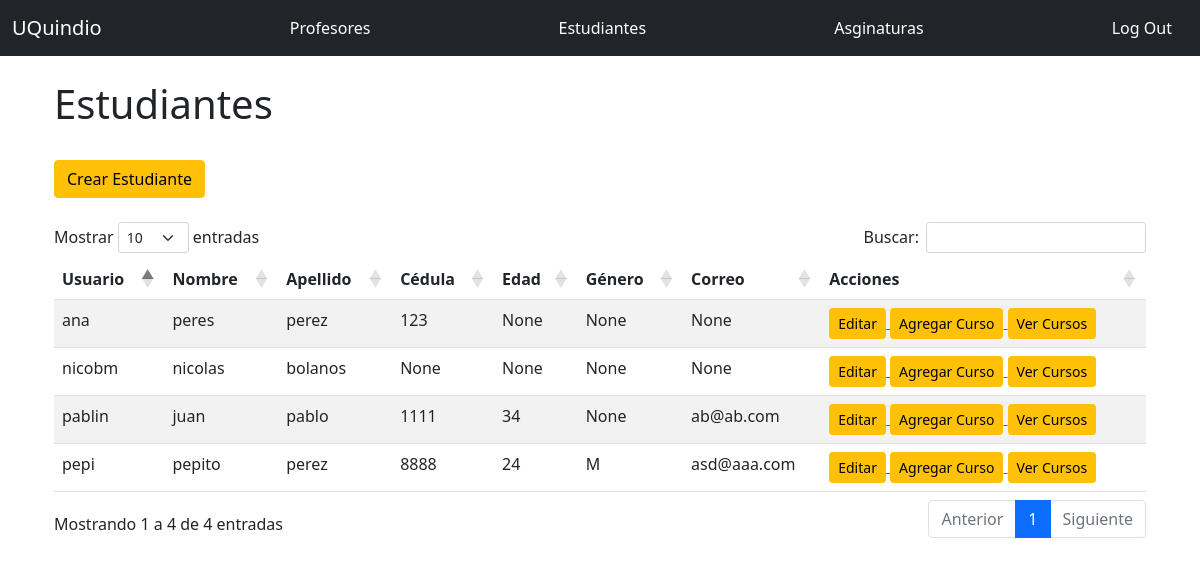
Before: /admin/students (signed in) with the older database file.
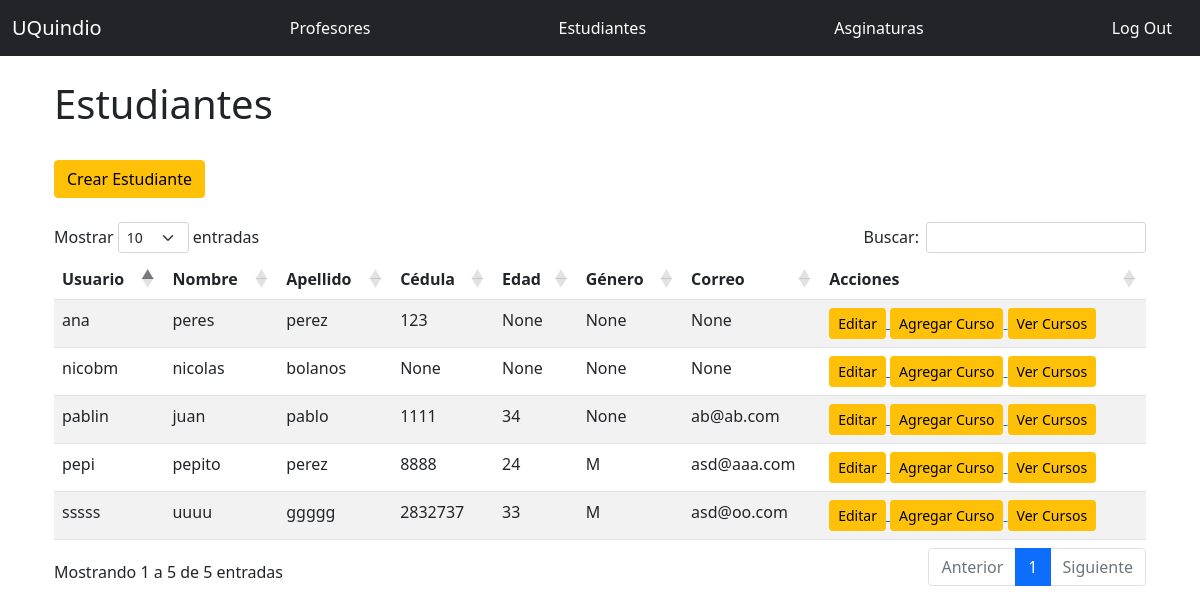
After: the same page with the newer database file.
### app.py (models this page shows, shortened)
class User(UserMixin, db.Model):
    __tablename__ = 'students'
    id = db.Column(db.Integer, primary_key = True)
    email = db.Column(db.String(64), unique=True, index=True)
    username = db.Column(db.String(64), unique=True, index=True)
    name = db.Column(db.String(64))
    last_name = db.Column(db.String(64))
    cc = db.Column(db.Integer, unique=True, index=True)
    age = db.Column(db.Integer)
    genre = db.Column(db.CHAR)
    password_hash = db.Column(db.String(128))
    role_id = db.Column(db.Integer, db.ForeignKey('roles.id'))
    @property
    def password(self):
        raise AttributeError('password no es un atributo legible')

### app.py (the view)
@app.route('/admin/students', methods=['GET', 'POST'])
@login_required
@require_role(role="Admin")
def admin_students():
    result = db.session.execute('Select * From students')
    return render_template('admin_students.html', result=result)

### app.py (called while the page is built)
def require_role(role):
    def decorator(func):
        @wraps(func)
        def wrapped_function(*args, **kwargs):
            if not session['account_type'] == role:
                return redirect("/404")
            else:
                return func(*args, **kwargs)
        return wrapped_function
    return decorator

@login_manager.user_loader
def load_user(user_id):
    if session['account_type'] == 'Student':
        return User.query.get(int(user_id))
    elif session['account_type'] == 'Teacher':
        return Teacher.query.get(int(user_id))
    elif session['account_type'] == 'Admin':
        return Admin.query.get(int(user_id))
    else:
      return None

### templates/admin_students.html (shortened to what this page needs)
{% extends "base.html" %}
{% from "_macros.html" import render_modal_asign with context %}
{% from "_macros.html" import render_field with context %}
{% block page_content %}
    <div class="page-header">
        <h1>Estudiantes </h1>
        <br/>
    </div>
    <a href="{{ url_for('admin_students_create') }}">
      <span class="btn btn-warning ">Crear Estudiante</span></a>
    <br/>
    <br/>
        <table id="data2" class="table table-striped">
          <thead>
            <tr>
              <th>Usuario</th>
              <th>Nombre</th>
              <th>Apellido</th>
              <th>Cédula</th>
              <th>Edad</th>
              <th>Género</th>
              <th>Correo</th>
              <th>Acciones</th>
            </tr>
          </thead>
          <tbody>
            {% for r2 in result %}
              <tr>
                <td>{{ r2.username }}</td>
                <td>{{ r2.name }}</td>
                <td>{{ r2.last_name }}</td>
                <td>{{ r2.cc }}</td>
                <td>{{ r2.age }}</td>
                <td>{{ r2.genre}}</td>
                <td>{{ r2.email}}</td>
                <td><a href="{{ url_for('admin_students_edit_profile', username=r2.username) }}">
                    <span class="btn btn-warning btn-sm">Editar</span>
                  </a>
                  <a href="{{ url_for('admin_students_course', student_id=r2.id) }}">
                    <span class="btn btn-warning btn-sm">Agregar Curso</span>
                  </a>
                  <a href="{{ url_for('courses', username=r2.username) }}">
                    <span class="btn btn-warning btn-sm">Ver Cursos</span>
                  </a>
                </td>
              </tr>
            {% endfor %}
          </tbody>
        </table>
{% endblock %}

Changed rows visible on the page:
added User: username "sssss", name "uuuu", last_name "ggggg", cc "2832737", age "33", genre "M", email "asd@oo.com"
Other visible differences:
text written by a page script: "Mostrar entradas Buscar: Mostrando 1 a 4 de 4 entradas Anterior 1 Siguiente" → "Mostrar entradas Buscar: Mostrando 1 a 5 de 5 entradas Anterior 1 Siguiente"
